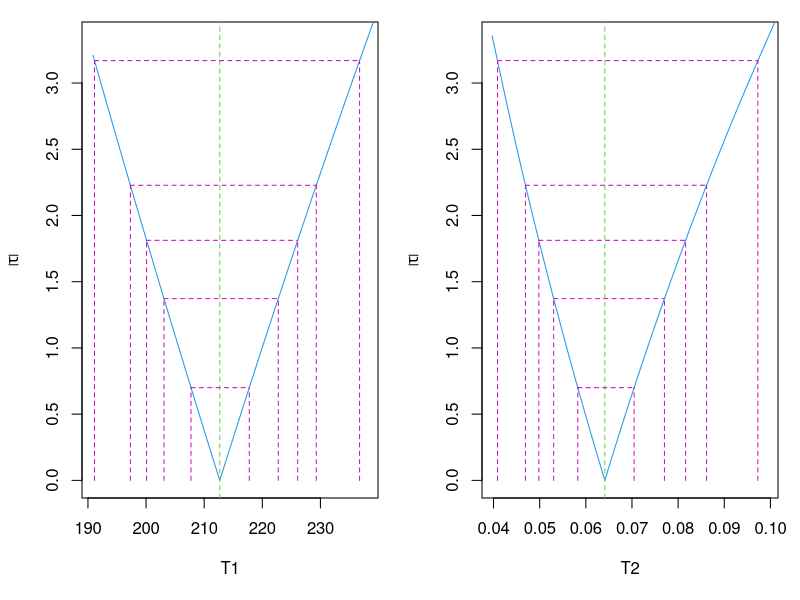
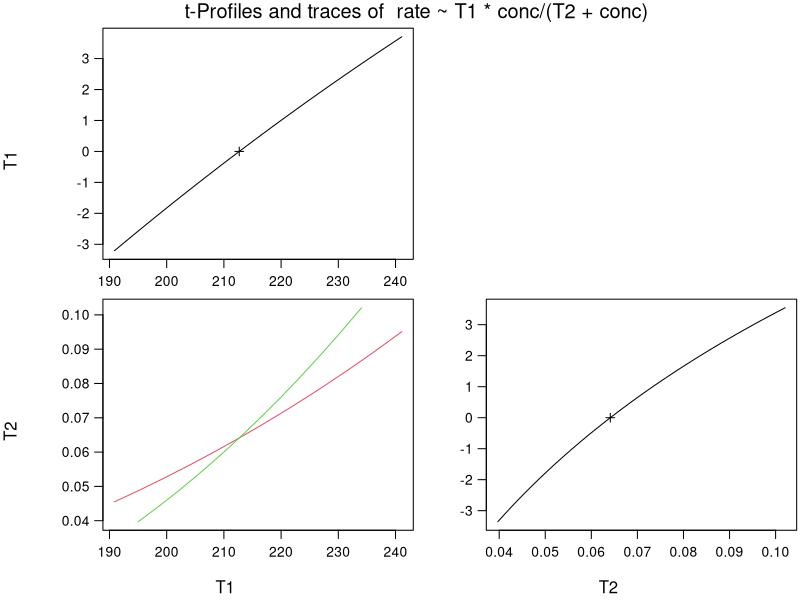

These charts were generated, in order, by the following R code:
library(sfsmisc)


### Name: p.profileTraces
### Title: Plot a profile.nls Object With Profile Traces
### Aliases: p.profileTraces
### Keywords: hplot nonlinear

### ** Examples

require(stats)
data(Puromycin)
Treat <- Puromycin[Puromycin$state == "treated", ]
fm <- nls(rate ~ T1*conc/(T2+conc), data=Treat,
          start = list(T1=207,T2=0.06))
(pr <- profile(fm)) # quite a few things..
op <- par(mfcol=1:2)
plot(pr) # -> 2 'standard' plots
par(op)
## ours:
p.profileTraces(pr)
